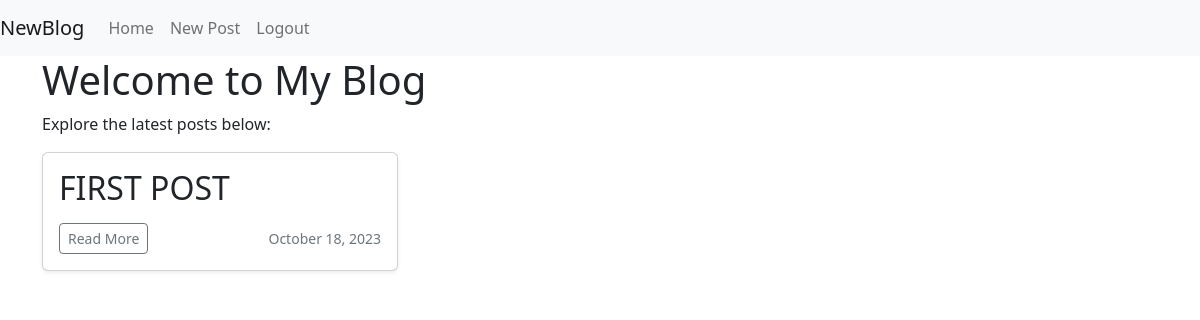
Page /home on the earlier database version.
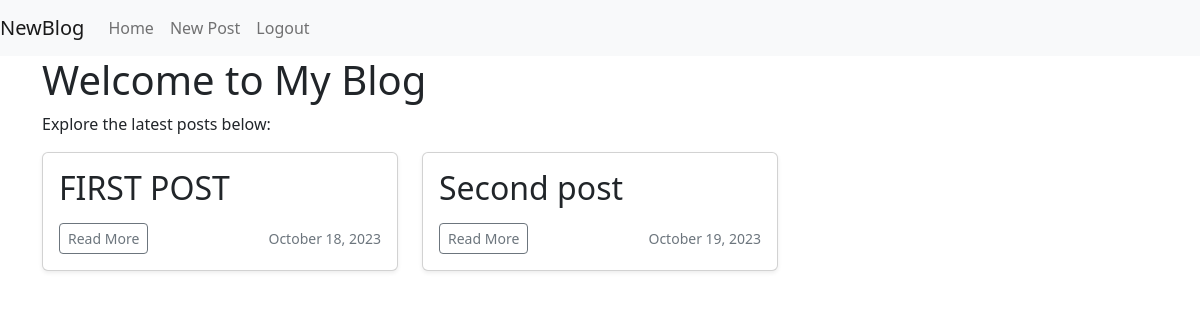
Same page on the later database version.
### app/models.py (models this page shows, shortened)
class Post(db.Model):
    id = db.Column(db.Integer, primary_key=True)
    title = db.Column(db.String(100), nullable=False)
    date_posted = db.Column(db.DateTime, default=datetime.utcnow, nullable=False)
    content = db.Column(db.Text, nullable=False)
    user_id = db.Column(db.Integer, db.ForeignKey('user.id'), nullable=False)

### app/routes.py (the view)
@app.route('/')
@app.route('/home')
def home():
    posts = Post.query.all()
    return render_template('index.html', posts=posts)

### app/templates/index.html (shortened to what this page needs)
{% extends 'base.html' %}
{% block content %}
  <h1>Welcome to My Blog</h1>
  <p>Explore the latest posts below:</p>
  <div class="row">
    {% for post in posts %}
      <div class="col-md-4">
        <div class="card mb-4 shadow-sm">
          <div class="card-body">
            <h2 class="card-title">{{ post.title }}</h2>
            <div class="d-flex justify-content-between align-items-center">
              <div class="btn-group">
                <a href="{{ url_for('post', post_id=post.id) }}" class="btn btn-sm btn-outline-secondary">Read More</a>
              </div>
              <small class="text-muted">{{ post.date_posted.strftime('%B %d, %Y') }}</small>
            </div>
          </div>
        </div>
      </div>
    {% endfor %}
  </div>
{% endblock %}

### app/templates/base.html (shortened to what this page needs)
<!doctype html>
<html lang="en">
  <head>
    <link rel="stylesheet" href="https://cdn.jsdelivr.net/npm/bootstrap@5.2.3/dist/css/bootstrap.min.css">
  </head>
  <body>
    <nav class="navbar navbar-expand-md navbar-light bg-light">
      <a class="navbar-brand" href="{{ url_for('home') }}">NewBlog</a>
      <div class="collapse navbar-collapse" id="navbarNav">
        <ul class="navbar-nav">
          <li class="nav-item">
            <a class="nav-link" href="{{ url_for('home') }}">Home</a>
          </li>
          <li class="nav-item">
            <a class="nav-link" href="{{ url_for('create_post') }}">New Post</a>
          </li>
          <li class="nav-item">
            <a class="nav-link" href="{{ url_for('logout') }}">Logout</a>
          </li>
        </ul>
      </div>
    </nav>
    <div class="container">
      {% block content %}{% endblock %}
    </div>
  </body>
</html>

Differences in the rows shown:
added Post: title "Second post", date_posted "October 19, 2023"
